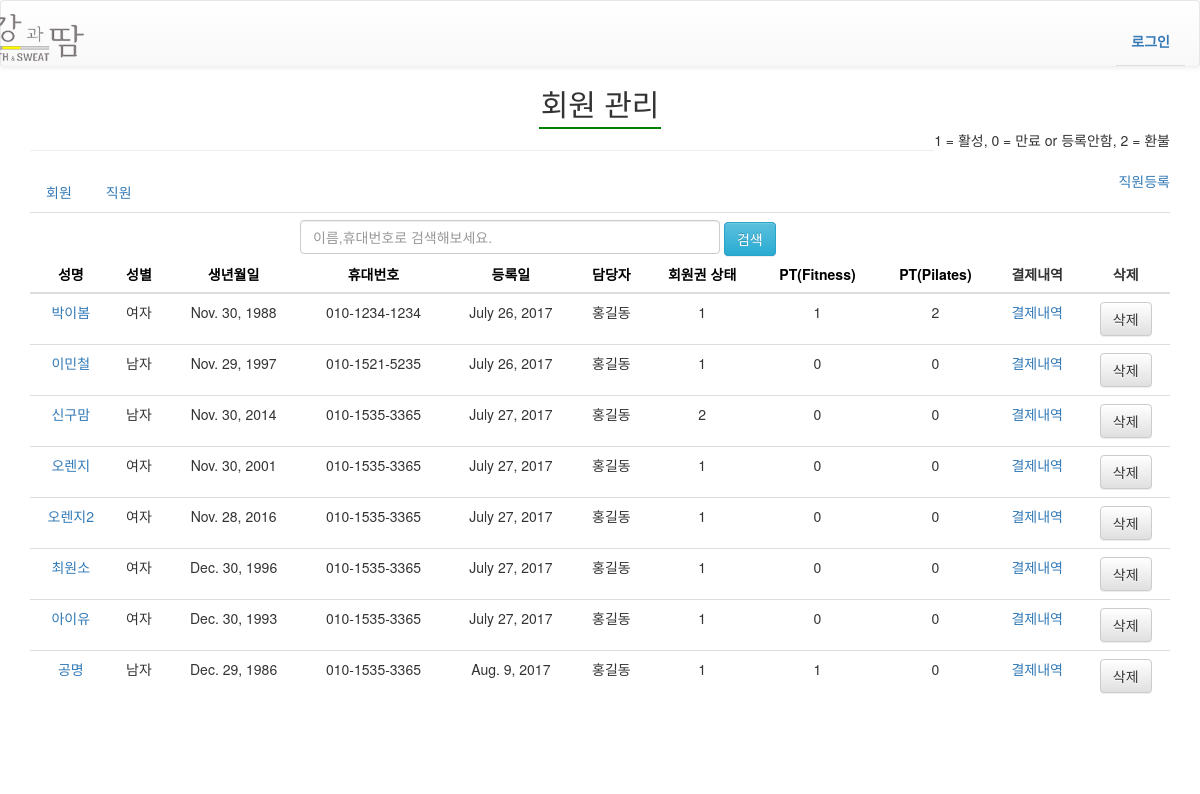
The page /management/member_management/member_search/ on the database its author committed.
### staff/models.py (models this page shows, shortened)
class Member(models.Model):
    SEX_CHOICES = (
        ('M','남자'),
        ('F','여자'),
    )
    STATUS_CHOICES = (
        ('new','신규'),
        ('re','재등록'),
        )
    division = models.CharField(max_length=12, default="new", verbose_name='회원구분')
    name = models.CharField(max_length=24, verbose_name='성명')
    birth = models.DateField(null=True,help_text='Ex) 1980-06-30',verbose_name='생년월일')
    phone_regex = RegexValidator(regex=r'^\d{2,3}-\d{3,4}-\d{4}$', message="휴대폰 양식으로 써주세요.")
    phone_num = models.CharField(validators=[phone_regex], max_length=32, null=True, help_text='Ex) 010-1234-1234',verbose_name='휴대번호')
    address = models.CharField(max_length=64,blank=True, null=True,verbose_name='주소')
    sex = models.CharField(max_length=12, verbose_name='성별',null=True)
    registered_date = models.DateField(blank=True, default=timezone.now, verbose_name='등록일')
    start_date = models.DateField(default=timezone.now, blank=True, verbose_name='시작일')
    end_date = models.DateField(blank=True, verbose_name='회원권종료일')
    staff = models.ForeignKey(settings.AUTH_USER_MODEL, null=True, related_name='members', on_delete=models.SET_NULL)
    type_choice = models.CharField(max_length=12,default='피트니스',verbose_name='종류선택')
    rating = models.CharField(max_length=12, default='Bronze',verbose_name='등급')
    period_fitness = models.CharField(max_length=12,null=True, blank=True,verbose_name='피트니스기간', help_text='피트니스를 선택하신분만 선택해주세요.')
    period_pilates = models.CharField(max_length=12, null=True, blank=True,verbose_name='필라테스기간', help_text='필라테스를 선택하신분만 선택해주세요.')
    period_both = models.CharField(max_length=12, null=True, blank=True, verbose_name="피트니스+필라테스기간")
    H_locker = models.IntegerField(blank=True,null=True,verbose_name='헬스락카')
    G_locker = models.IntegerField(blank=True,null=True,verbose_name='골프락카')
    cautions = models.CharField(max_length=128,blank=True,verbose_name='병력및주의사항')
    exercise_time = models.CharField(max_length=12, blank=True,verbose_name='운동시간대')
    visit_path = models.CharField(max_length=12, blank=True,verbose_name='방문경로')
    membership_amount = models.DecimalField(max_digits=10,decimal_places=0, default=0 ,verbose_name='회원권 금액')
    payment_amount = models.DecimalField(max_digits=10,decimal_places=0, default=0 ,verbose_name='결제금액')
    payment_method = models.CharField(max_length=12,default='카드',verbose_name='결제방식')
    note = models.TextField(blank=True, null=True, verbose_name='비고란')
    Trainer = models.ForeignKey(settings.AUTH_USER_MODEL, null=True, blank=True, related_name='PT_members', on_delete=models.SET_NULL)
    registered_session = models.IntegerField(null=True, blank=True,verbose_name='등록세션')
    PT_payment_amount = models.DecimalField(max_digits=10, decimal_places=0, null=True, blank=True, default=0,verbose_name='PT결제금액')
    PT_payment_method = models.CharField(max_length=12, null=True, blank=True ,verbose_name='PT결제방식')
    unitprice = models.DecimalField(max_digits=10, decimal_places=0, blank=True, null=True, verbose_name='1회세션단가')
    period_PT = models.CharField(max_length=12,blank=True, null=True,verbose_name='강습기간')
    PT_registered_date = models.DateField(null=True, blank=True, verbose_name='PT등록일')
    OT_used_session = models.IntegerField(blank=True, null=True, default=0, verbose_name='OT 횟수')
    used_session = models.IntegerField(blank=True, null=True, default=0, verbose_name='사용한 세션')
    re_registered = models.BooleanField(blank=True, default=False, verbose_name='PT재등록 여부')
    Pil_Trainer = models.ForeignKey(settings.AUTH_USER_MODEL, null=True, blank=True, related_name='Pil_members', on_delete=models.SET_NULL)
    Pil_registered_session = models.IntegerField(null=True, blank=True,verbose_name='Pilates 등록세션')
    Pil_payment_amount = models.DecimalField(max_digits=10, decimal_places=0, null=True, blank=True, default=0,verbose_name='Pilates 결제금액')
    Pil_payment_method = models.CharField(max_length=12, null=True, blank=True ,verbose_name='Pilates 결제방식')
    Pil_unitprice = models.DecimalField(max_digits=10, decimal_places=0, blank=True, null=True, verbose_name='Pilates 1회세션단가')
    Pil_period_PT = models.CharField(max_length=12,blank=True, null=True,verbose_name='Pilates 강습기간')
    Pil_registered_date = models.DateField(null=True, blank=True, verbose_name='Pilates 등록일')
    Pil_OT_used_session = models.IntegerField(blank=True, null=True, default=0, verbose_name='Pilates OT 횟수')
    Pil_used_session = models.IntegerField(blank=True, null=True, default=0, verbose_name='Pilates 사용한 세션')
    Pil_re_registered = models.BooleanField(blank=True, default=False, verbose_name='Pilates재등록 여부')
    Membership_status = models.IntegerField(blank=True, null=True, default=1)#1이면 활성, 0면 비활성(만료). 환불시 2
    PT_status = models.IntegerField(blank=True, null=True, default=0)#1이면 활성, 0면 비활성(만료). 환불시 2
    Pil_status = models.IntegerField(blank=True, null=True, default=0)#1이면 활성, 0면 비활성(만료). 환불시 2
    def __str__(self):
        return self.name

### authentication/models.py (models this page shows)
class User(AbstractUser):
    sex = models.CharField(max_length=12, verbose_name='성별',null=True)
    birth = models.DateField(null=True, blank=True)
    phone_num = models.CharField(max_length=32, null=True, help_text='Ex) 010-1234-1234',verbose_name='휴대번호')
    teamleader = models.BooleanField(blank=True, default=False, verbose_name='팀장 여부')
    basic_salary = models.DecimalField(max_digits=10, decimal_places=0, default=0 ,verbose_name='기본급')
    pilates_GX = models.CharField(max_length=32, blank=True, null=True, help_text='필라테스 gx정책',verbose_name='필라테스 GX정책')
    pilates_PT = models.CharField(max_length=32, blank=True, null=True, help_text='필라테스 PT정책',verbose_name='필라테스 PT정책')

### management/views.py (the view)
def member_search(request):
    keyword = request.GET.get('q','') #검색 키워드
    condition=(Q(name__icontains=keyword) | Q(phone_num__icontains=keyword))
    search_member = Member.objects.filter(condition)#검색 조건 이름, 휴대번호
    staff_order_by = request.GET.get('staff_order_by', 'groups')
    staff_list = User.objects.all().order_by(staff_order_by)
    context= {
        'staff_list' : staff_list,
        'member_list' : search_member,
        'q' : keyword,
    }
    return render(request, 'management/member_management.html', context)

### management/templates/management/member_management.html (shortened to what this page needs)
{% extends "navbar.html" %}
{% load crispy_forms_tags %}
{% block content %}
<h2 class="text-center"><span class="header">회원 관리</span></h2>
<div class="container">
    <div style="float:right;">
        <p>1 = 활성, 0 = 만료 or 등록안함,  2 = 환불 </p>
    </div>
    <hr/>
    <a style="float:right;" href="{% url 'authentication:staff_register' %}">직원등록</a>
    <div class="section-title tab-menu">
        <ul class="nav nav-tabs" role="tablist">
            <li role="presentation"><a href="#members" data-toggle="tab">회원</a></li>
            <li role="presentation"><a href="#staffs" data-toggle="tab">직원</a></li>
       </ul>
    </div>
    <div class="tab-content">
        <div role="tabpanel" class="tab-pane fade in active" id="members">
            <div id="search" style="margin:0 auto;">
                <form id="search" method="GET" action="{% url 'management:member_search' %}">
                    <input type="text" class="form-control search_web" placeholder="이름,휴대번호로 검색해보세요." name='q' value="{{ q }}" style="display:inline-block; width:70%">
                    <button type="submit" class="btn btn-info" value="검색" >검색</button>
                </form>
            </div>
            <table class='table text-center'>
                <thead>
                    <tr>
                        <th><a class="order" href="?order_by=name">성명</a></th>
                        <th><a class="order" href="?order_by=sex">성별</a></th>
                        <th><a class="order" href="?order_by=birth">생년월일</a></th>
                        <th><a class="order" href="?order_by=phone_num">휴대번호</a></th>
                        <th><a class="order" href="?order_by=registered_date">등록일</a></th>
                        <th><a class="order" href="?order_by=staff">담당자</a></th>
                        <th><a class="order" href="?order_by=Membership_status">회원권 상태</a></th>
                        <th><a class="order" href="?order_by=PT_status">PT(Fitness)</a></th>
                        <th><a class="order" href="?order_by=Pil_status">PT(Pilates)</a></th>
                        <th>결제내역</th>
                        <th>삭제</th>
                    </tr>
                </thead>
                <tbody>
                    {% load el_pagination_tags %}
                    {% for member in member_list %}
                    <tr>
                        <td><a href="{% url "management:edit_member" member.id %}">{{ member }}</a></td>
                        <td>{{ member.sex }}</td>
                        <td>{{ member.birth }}</td>
                        <td>{{ member.phone_num }}</td>
                        <td>{{ member.start_date}}</td>
                        <td>{{ member.staff }}</td>
                        <td>{{ member.Membership_status }}</td>
                        <td>{{ member.PT_status }}</td>
                        <td>{{ member.Pil_status }}</td>
                        <td><a href="{%url "management:payment_history" member.id %}">결제내역</a></td>
                        <td><a class="btn btn-default" data-toggle="modal" data-target="#delete{{member.id}}">삭제</a></td>
                    </tr>
                    {% endfor %}
                </tbody>
            </table>
            <div class='text-center' style='font-size: 11pt'>
            </div>
        </div>
    </div>
</div>
{% endblock %}

### static/css/main.css (style rules this page uses)
a, a:hover, a:active, a:focus, button:focus { outline: 0; border: 0; text-decoration: none; }
.header { padding:2px; border-bottom:2px solid green; }
#search { max-width:600px; border-radius: 5px; text-align: left; margin-top:7px; }
#search button.btn.btn-info { display: inline; background-color: blue; }
.schedule-table tbody tr td:first-child .schedule-table tbody tr th:first-child, { width: 10px; }
.table th { text-align: center; }
.order { color:black; }

### rows shown on the page
Member: name "박이봄", sex "여자", birth "Nov. 30, 1988", phone_num "010-1234-1234", start_date "July 26, 2017", staff "홍길동", Membership_status "1", PT_status "1", Pil_status "2"
Member: name "이민철", sex "남자", birth "Nov. 29, 1997", phone_num "010-1521-5235", start_date "July 26, 2017", staff "홍길동", Membership_status "1", PT_status "0", Pil_status "0"
Member: name "신구맘", sex "남자", birth "Nov. 30, 2014", phone_num "010-1535-3365", start_date "July 27, 2017", staff "홍길동", Membership_status "2", PT_status "0", Pil_status "0"
Member: name "오렌지", sex "여자", birth "Nov. 30, 2001", phone_num "010-1535-3365", start_date "July 27, 2017", staff "홍길동", Membership_status "1", PT_status "0", Pil_status "0"
Member: name "오렌지2", sex "여자", birth "Nov. 28, 2016", phone_num "010-1535-3365", start_date "July 27, 2017", staff "홍길동", Membership_status "1", PT_status "0", Pil_status "0"
Member: name "최원소", sex "여자", birth "Dec. 30, 1996", phone_num "010-1535-3365", start_date "July 27, 2017", staff "홍길동", Membership_status "1", PT_status "0", Pil_status "0"
Member: name "아이유", sex "여자", birth "Dec. 30, 1993", phone_num "010-1535-3365", start_date "July 27, 2017", staff "홍길동", Membership_status "1", PT_status "0", Pil_status "0"
Member: name "공명", sex "남자", birth "Dec. 29, 1986", phone_num "010-1535-3365", start_date "Aug. 9, 2017", staff "홍길동", Membership_status "1", PT_status "1", Pil_status "0"
